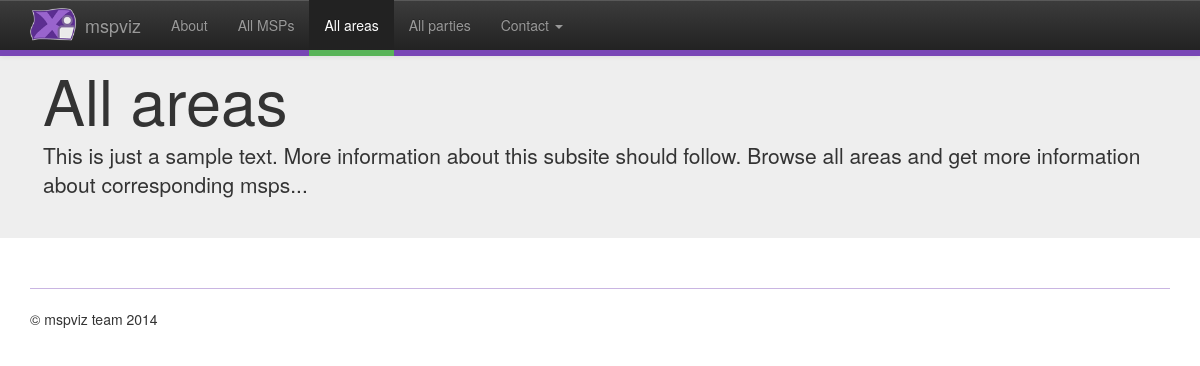
Before: /mspviz/area/1/ with the older database file.
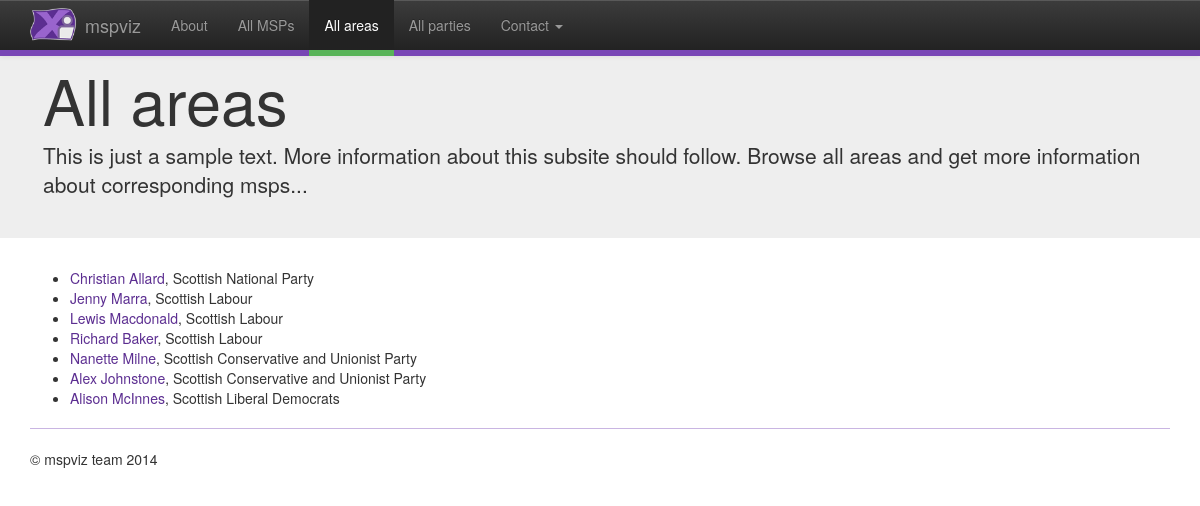
After: the same page with the newer database file.
### mspviz/models.py (models this page shows, shortened)
class MSP(models.Model):
	foreignid = models.PositiveIntegerField(max_length=8, unique=True)
	district = models.ForeignKey(District)
	party = models.ForeignKey(Party)
	firstname = models.CharField(max_length=128)
	lastname = models.CharField(max_length=128)
	image = models.CharField(max_length=256)

class Party(models.Model):
	name = models.CharField(max_length=128, unique=True)
	image = models.CharField(max_length=256)

### mspviz/views.py (the view)
# urls.py: url(r'^area/(?P<areaID>\w+)/$',views.area,name='area'),
def area(request,areaID):
	context = RequestContext(request)
	context_dict['activesite'] = navigation_main['listareas']
	thisArea = District.objects.get(id = areaID)
	areaMSPs = MSP.objects.filter(district = thisArea).order_by('party')
	context_dict['district'] = thisArea
	context_dict['districtMSPs'] = areaMSPs
	return render_to_response('mspviz/area.html', context_dict, context)

### templates/mspviz/area.html (shortened to what this page needs)
{% extends "mspviz/base.html" %}
{% block content %}
	{% if district %}
		{% if districtMSPs %}
			<ul>
			{% for msp in districtMSPs %}
				<li><a href="/mspviz/msp/{{msp.foreignid}}">{{msp.firstname}} {{msp.lastname}}</a>, {{msp.party.name}}</li>
			{% endfor %}
			</ul>
		{% endif %}
	{% endif %}
{% endblock %}

### templates/mspviz/base.html (shortened to what this page needs)
{% load staticfiles %}
<!DOCTYPE html>
 <html class="no-js">
<html lang="en">
<head>
    <link rel="stylesheet" type="text/css" href="{% static 'css/bootstrap.css' %}">
    <link rel="stylesheet" type="text/css" href="{% static 'css/bootstrap-theme.css' %}">
	<link rel="stylesheet" type="text/css" href="{% static 'css/main.css' %}">
</head>
<body>
	<div class="navbar navbar-inverse navbar-fixed-top">
      <div class="container">
        <div class="navbar-header">
          <a class="navbar-brand" href="{% url 'index' %}"><img src="{% static 'media/img/logo-80.png' %}" width="50" title="mspviz"/> mspviz</a>
        </div>
        <div class="navbar-collapse collapse">
          <ul class="nav navbar-nav">
            {% for navid, navelem in navigation_main.items %}
            	<li {% if activesite.id == navid %}  class="active" {% endif %}><a href="{% url navid %}">{{navelem.title}}</a></li>
            {% endfor %}
            <li class="dropdown">
              <a href="#" class="dropdown-toggle" data-toggle="dropdown">Contact <b class="caret"></b></a>
            </li>
          </ul>
        </div>
      </div>
    </div>
    <div class="jumbotron">
      <div class="container">
        <h1>{{activesite.title}}</h1>
        <p>{{activesite.desc}}</p>
      </div>
    </div>
    <div class="container">
      {% block content %}{% endblock %}
      <hr>
      <footer>
        <p>&copy; {{contact_name}}</p>
      </footer>
    </div>
</body>
</html>

### static/css/main.css (style rules this page uses)
.navbar { border:0; border-bottom:6px solid #7846B5; }
.navbar-brand { color:#59B459; }
h1, h2 { color: #5C2E91; }
@media (min-width: 768px) { .navbar-nav .active { margin:0 0 -6px 0; border-bottom:6px solid #59B459; } }
a { color: #5C2E91; }
.navbar-brand { padding-left:70px; }
.navbar-brand img { position:absolute; margin:-7px 0 0 -55px; }
hr { border-color:#C9B5E2; }

Changed rows visible on the page:
now on this page (row edited): MSP: firstname "Christian", lastname "Allard", party.name "Scottish National Party"
now on this page (row edited): MSP: firstname "Jenny", lastname "Marra", party.name "Scottish Labour"
now on this page (row edited): MSP: firstname "Lewis", lastname "Macdonald", party.name "Scottish Labour"
added MSP: firstname "Richard", lastname "Baker", party.name "Scottish Labour"
now on this page (row edited): MSP: firstname "Nanette", lastname "Milne", party.name "Scottish Conservative and Unionist Party"
added MSP: firstname "Alex", lastname "Johnstone", party.name "Scottish Conservative and Unionist Party"
now on this page (row edited): MSP: firstname "Alison", lastname "McInnes", party.name "Scottish Liberal Democrats"
